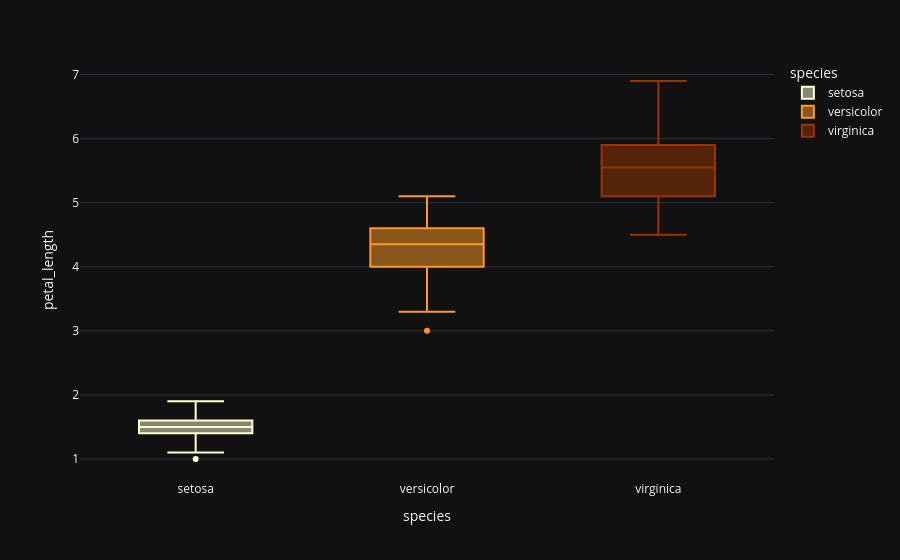

Notebook cell for this chart:
### Markdown cell above
## Petal-Length

### Code cell
fig = px.box(data_frame=iris, x='species',y='petal_length',color='species',color_discrete_sequence=['#ffffd4 ','#fe9929 ','#993404 '], template='plotly_dark',orientation='v')
fig.show()

### Figure 1 — Plotly figure (JSON) as saved in the notebook; plotly's stock layout.template omitted (floating-point values rounded to 4 significant figures)
{"data": [{"alignmentgroup": "True", "hovertemplate": "species=%{x}<br>petal_length=%{y}<extra></extra>", "legendgroup": "setosa", "marker": {"color": "#ffffd4 "}, "name": "setosa", "notched": false, "offsetgroup": "setosa", "orientation": "v", "showlegend": true, "type": "box", "x": ["setosa", "setosa", "setosa", "setosa", "setosa", "setosa", "setosa", "setosa", "setosa", "setosa", "setosa", "setosa", "setosa", "setosa", "setosa", "setosa", "setosa", "setosa", "setosa", "setosa", "setosa", "setosa", "setosa", "setosa", "setosa", "setosa", "setosa", "setosa", "setosa", "setosa", "setosa", "setosa", "setosa", "setosa", "setosa", "setosa", "setosa", "setosa", "setosa", "setosa", "setosa", "setosa", "setosa", "setosa", "setosa", "setosa", "setosa", "setosa", "setosa", "setosa"], "x0": " ", "xaxis": "x", "y": [1.4, 1.4, 1.3, 1.5, 1.4, 1.7, 1.4, 1.5, 1.4, 1.5, 1.5, 1.6, 1.4, 1.1, 1.2, 1.5, 1.3, 1.4, 1.7, 1.5, 1.7, 1.5, 1.0, 1.7, 1.9, 1.6, 1.6, 1.5, 1.4, 1.6, 1.6, 1.5, 1.5, 1.4, 1.5, 1.2, 1.3, 1.4, 1.3, 1.5, 1.3, 1.3, 1.3, 1.6, 1.9, 1.4, 1.6, 1.4, 1.5, 1.4], "y0": " ", "yaxis": "y"}, {"alignmentgroup": "True", "hovertemplate": "species=%{x}<br>petal_length=%{y}<extra></extra>", "legendgroup": "versicolor", "marker": {"color": "#fe9929 "}, "name": "versicolor", "notched": false, "offsetgroup": "versicolor", "orientation": "v", "showlegend": true, "type": "box", "x": ["versicolor", "versicolor", "versicolor", "versicolor", "versicolor", "versicolor", "versicolor", "versicolor", "versicolor", "versicolor", "versicolor", "versicolor", "versicolor", "versicolor", "versicolor", "versicolor", "versicolor", "versicolor", "versicolor", "versicolor", "versicolor", "versicolor", "versicolor", "versicolor", "versicolor", "versicolor", "versicolor", "versicolor", "versicolor", "versicolor", "versicolor", "versicolor", "versicolor", "versicolor", "versicolor", "versicolor", "versicolor", "versicolor", "versicolor", "versicolor", "versicolor", "versicolor", "versicolor", "versicolor", "versicolor", "versicolor", "versicolor", "versicolor", "versicolor", "versicolor"], "x0": " ", "xaxis": "x", "y": [4.7, 4.5, 4.9, 4.0, 4.6, 4.5, 4.7, 3.3, 4.6, 3.9, 3.5, 4.2, 4.0, 4.7, 3.6, 4.4, 4.5, 4.1, 4.5, 3.9, 4.8, 4.0, 4.9, 4.7, 4.3, 4.4, 4.8, 5.0, 4.5, 3.5, 3.8, 3.7, 3.9, 5.1, 4.5, 4.5, 4.7, 4.4, 4.1, 4.0, 4.4, 4.6, 4.0, 3.3, 4.2, 4.2, 4.2, 4.3, 3.0, 4.1], "y0": " ", "yaxis": "y"}, {"alignmentgroup": "True", "hovertemplate": "species=%{x}<br>petal_length=%{y}<extra></extra>", "legendgroup": "virginica", "marker": {"color": "#993404 "}, "name": "virginica", "notched": false, "offsetgroup": "virginica", "orientation": "v", "showlegend": true, "type": "box", "x": ["virginica", "virginica", "virginica", "virginica", "virginica", "virginica", "virginica", "virginica", "virginica", "virginica", "virginica", "virginica", "virginica", "virginica", "virginica", "virginica", "virginica", "virginica", "virginica", "virginica", "virginica", "virginica", "virginica", "virginica", "virginica", "virginica", "virginica", "virginica", "virginica", "virginica", "virginica", "virginica", "virginica", "virginica", "virginica", "virginica", "virginica", "virginica", "virginica", "virginica", "virginica", "virginica", "virginica", "virginica", "virginica", "virginica", "virginica", "virginica", "virginica", "virginica"], "x0": " ", "xaxis": "x", "y": [6.0, 5.1, 5.9, 5.6, 5.8, 6.6, 4.5, 6.3, 5.8, 6.1, 5.1, 5.3, 5.5, 5.0, 5.1, 5.3, 5.5, 6.7, 6.9, 5.0, 5.7, 4.9, 6.7, 4.9, 5.7, 6.0, 4.8, 4.9, 5.6, 5.8, 6.1, 6.4, 5.6, 5.1, 5.6, 6.1, 5.6, 5.5, 4.8, 5.4, 5.6, 5.1, 5.1, 5.9, 5.7, 5.2, 5.0, 5.2, 5.4, 5.1], "y0": " ", "yaxis": "y"}], "layout": {"boxmode": "overlay", "legend": {"title": {"text": "species"}, "tracegroupgap": 0}, "margin": {"t": 60}, "xaxis": {"anchor": "y", "categoryarray": ["setosa", "versicolor", "virginica"], "categoryorder": "array", "domain": [0, 1], "title": {"text": "species"}}, "yaxis": {"anchor": "x", "domain": [0, 1], "title": {"text": "petal_length"}}}}
